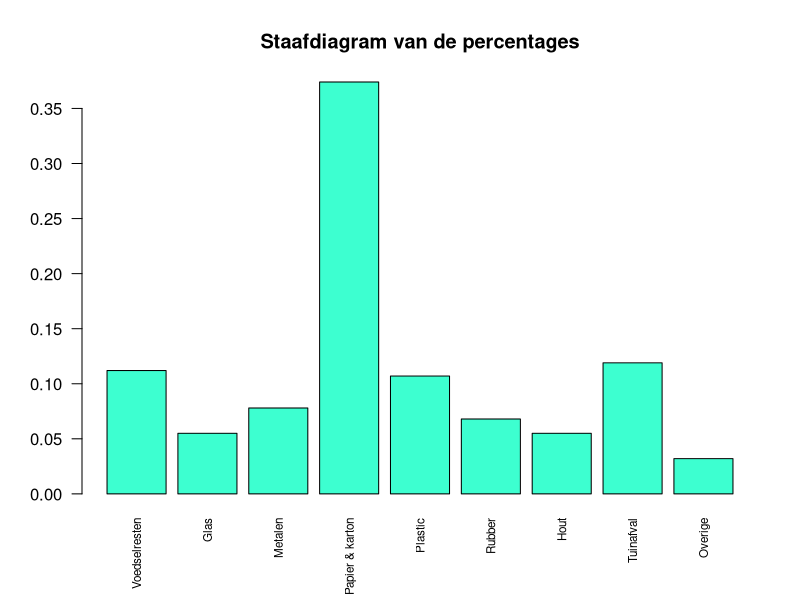
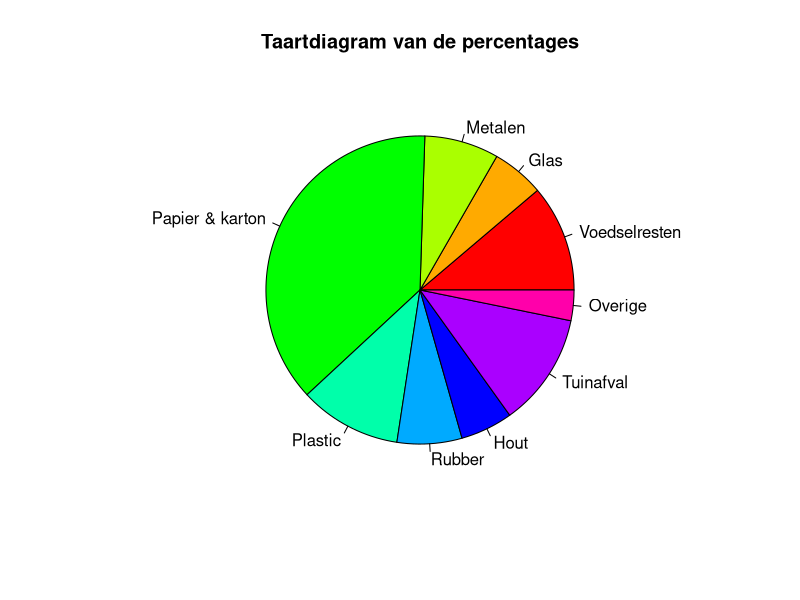

Generate these figures, in order, with R:
# Data
materialen <- c("Voedselresten", "Glas", "Metalen", "Papier & karton", "Plastic", "Rubber", "Hout", "Tuinafval", "Overige")
gewicht <- c(25.9, 12.8, 18, 86.7, 24.7, 15.8, 12.7, 27.7, 7.5)
percentage <- c(11.2, 5.5, 7.8, 37.4, 10.7, 6.8, 5.5, 11.9, 3.2) / 100

# Som van alle materialen
totale_gewicht <- sum(gewicht)
cat("Het totale gewicht van alle materialen is:", totale_gewicht, "miljoenen tonnen.\n")

# Staafdiagram van de percentages
barplot(percentage, names.arg = materialen, main = "Staafdiagram van de percentages", col = "#3dffd0", las = 2, cex.names = 0.7)

# Taartdiagram van de percentages
pie(percentage, labels = materialen, main = "Taartdiagram van de percentages", col = rainbow(length(materialen)))